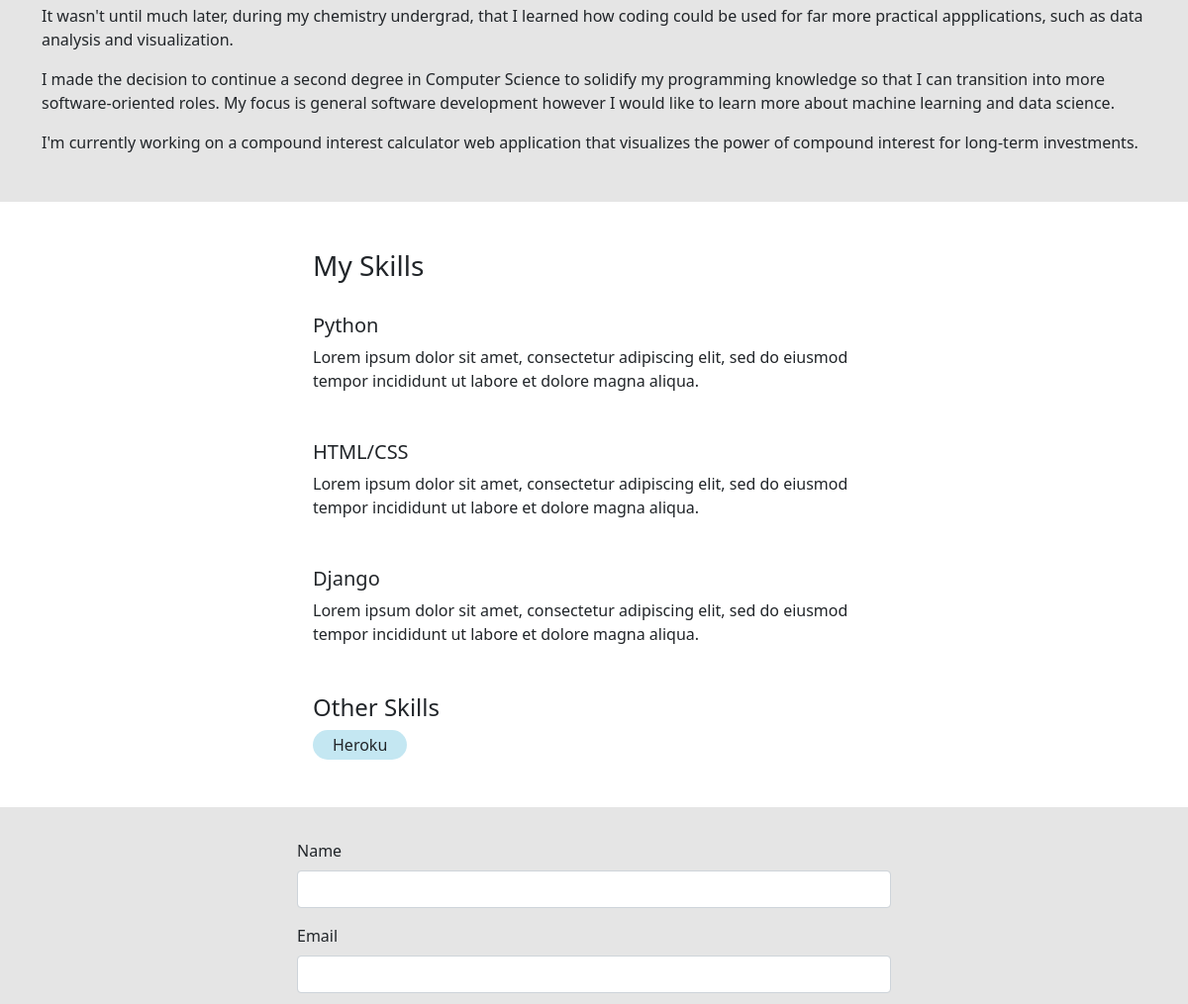
The app's page / (middle part), older data.
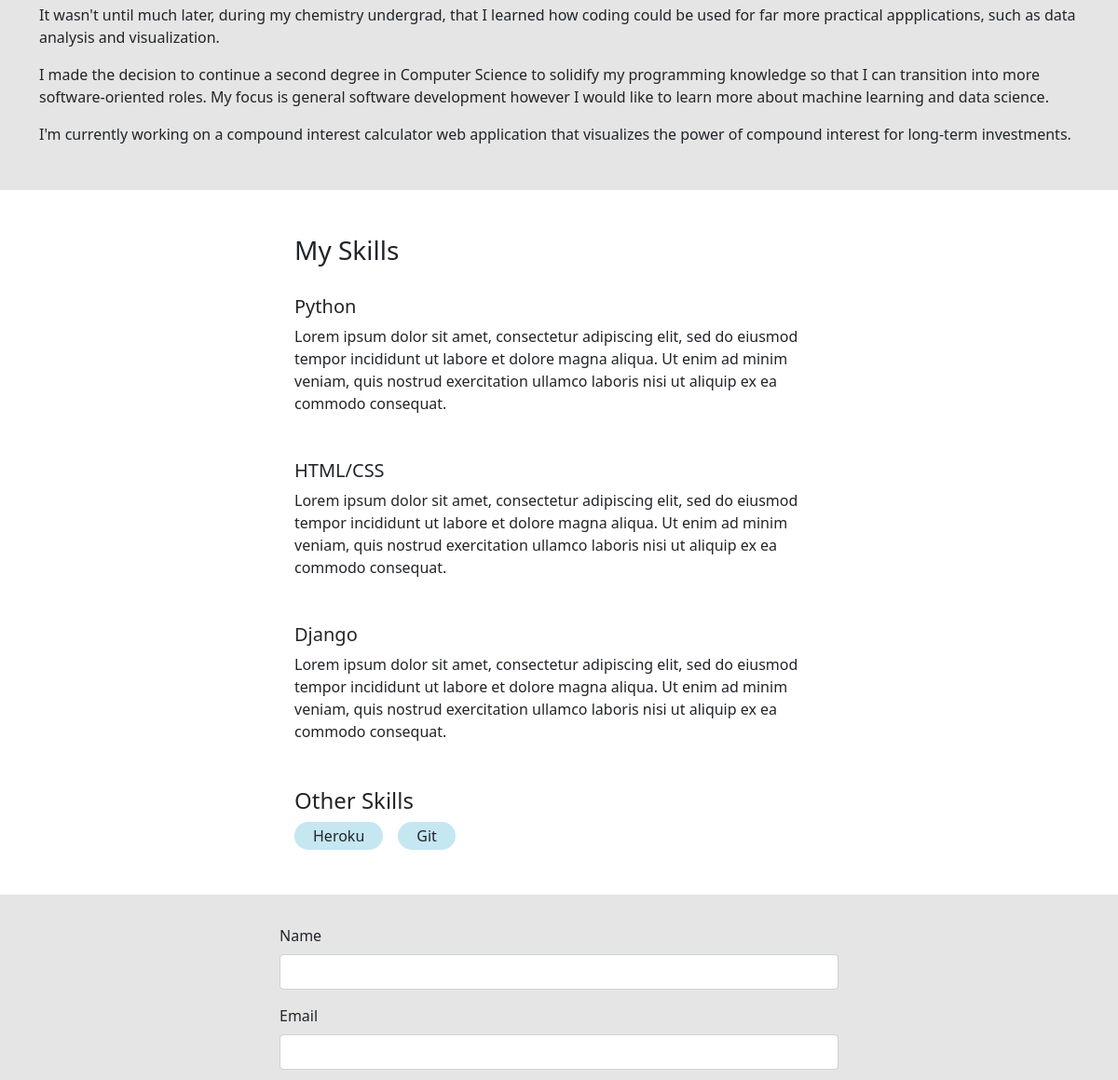
The same page, newer data.
### base/models.py (models this page shows, shortened)
class Skill(models.Model):
	title = models.CharField(max_length=200, null=True)
	body = models.TextField(null=True, blank=True)
	logo = models.ImageField(null=True)
	created = models.DateTimeField(auto_now_add=True)
	id = models.UUIDField(default=uuid.uuid4, unique=True, primary_key=True, editable=False)

class Message(models.Model):
	name = models.CharField(max_length=200, null=True)
	email = models.CharField(max_length=200, null=True)
	subject = models.CharField(max_length=200, null=True)
	body = models.TextField()
	is_read = models.BooleanField(default=False)
	created = models.DateTimeField(auto_now_add=True)
	id = models.UUIDField(default=uuid.uuid4, unique=True, primary_key=True, editable=False)

### base/views.py (the view)
# urls.py: path('', views.homePage, name="home"),
def homePage(request):
	projects = Project.objects.all()
	detailed_skills = Skill.objects.exclude(body='')
	skills = Skill.objects.filter(body='')
	form = MessageForm()
	if request.method == 'POST':
		form = MessageForm(request.POST)
		if form.is_valid():
			form.save()
			messages.success(request, 'Your message was successfully sent!')
	context = {'projects': projects, 'skills': skills, 'detailed_skills': detailed_skills, 'form' : form}
	return render(request, 'base/home.html', context)

### base/forms.py
class MessageForm(ModelForm):
    class Meta:
        model = Message
        fields = '__all__'
        exclude = ['is_read']
    def __init__(self, *args, **kwargs):
        super(MessageForm, self).__init__(*args, **kwargs)
        self.fields['name'].widget.attrs.update({'class' : 'form-control'})
        self.fields['email'].widget.attrs.update({'class' : 'form-control'})
        self.fields['subject'].widget.attrs.update({'class' : 'form-control'})
        self.fields['body'].widget.attrs.update({'class' : 'form-control'})

### base/templates/base/home.html (shortened to what this page needs)
{% extends 'base/main.html' %}
{% load static %}
{% block content %}
<section class="container section-2">
	<div class="about-wrapper">
		<p>It wasn't until much later, during my chemistry undergrad, that I learned how coding could be used for far more practical appplications, such as data analysis and visualization.</p>
		<p>I made the decision to continue a second degree in Computer Science to solidify my programming knowledge so that I can transition into more software-oriented roles. My focus is general software development however I would like to learn more about machine learning and data science.</p>
		<p>I'm currently working on a compound interest calculator web application that visualizes the power of compound interest for long-term investments.</p>
	</div>
</section>
<section class="section-1">
	<div class="skills-container">
		<h3>My Skills</h3>
		{% for skill in detailed_skills %}
		<div class="skills-wrapper">
			<div>
				<h5>{{skill.title}}</h5>
				<p>{{skill.body}}</p>
			</div>
		</div>
		{% endfor %}
		<h4>Other Skills</h4>
		<div class="other-skills-wrapper">
			{% for skill in skills %}
			<div class="skill-tag">
				<span>{{skill.title}}</span>
			</div>
			{% endfor %}
		</div>
	</div>
</section>
<section class="section-2">
	<div class="container">
		<form class="contact-form" method="POST">
			{% for field in form %}
			<div class="mb-3">
				<label for="exampleInputPassword1" class="form-label">{{field.label}}</label>
				{{field}}
			</div>
			{% endfor %}
		</form>
	</div>
</section>
{% endblock content %}

Row changes from the older to the newer data that the page shows:
changed Skill "Python": body "Lorem ipsum dolor sit amet, consectetur adipiscing elit, sed do eiusmod tempor incididunt ut labore et dolore magna aliqua." → "…et dolore magna aliqua. Ut enim ad minim veniam, quis nostrud exercitation ullamco laboris nisi ut aliquip ex ea commodo consequat."
changed Skill "HTML/CSS": body "Lorem ipsum dolor sit amet, consectetur adipiscing elit, sed do eiusmod tempor incididunt ut labore et dolore magna aliqua." → "…et dolore magna aliqua. Ut enim ad minim veniam, quis nostrud exercitation ullamco laboris nisi ut aliquip ex ea commodo consequat."
changed Skill "Django": body "Lorem ipsum dolor sit amet, consectetur adipiscing elit, sed do eiusmod tempor incididunt ut labore et dolore magna aliqua." → "…et dolore magna aliqua. Ut enim ad minim veniam, quis nostrud exercitation ullamco laboris nisi ut aliquip ex ea commodo consequat."
added Skill: title "Git", shown under "Other Skills"
